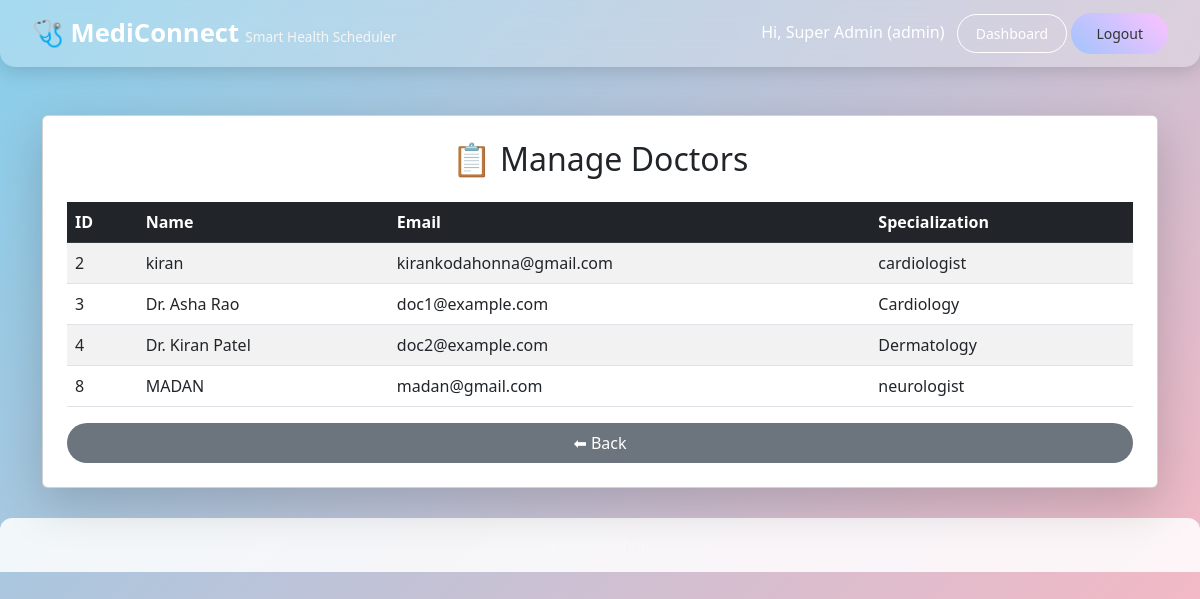
Screenshot of /admin/manage/doctor (signed in) with the database file from the repository.
### app.py (models this page shows, shortened)
class User(UserMixin, db.Model):
    id = db.Column(db.Integer, primary_key=True)
    name = db.Column(db.String(120), nullable=False)
    email = db.Column(db.String(120), unique=True, nullable=False, index=True)
    password_hash = db.Column(db.String(255), nullable=False)
    role = db.Column(db.String(20), nullable=False, default="patient")  # patient/doctor
    specialization = db.Column(db.String(120), nullable=True)  # only for doctors
    appointments_as_patient = db.relationship(
        "Appointment", back_populates="patient", foreign_keys="Appointment.patient_id"
    )
    appointments_as_doctor = db.relationship(
        "Appointment", back_populates="doctor", foreign_keys="Appointment.doctor_id"
    )

### app.py (the view)
@app.route("/admin/manage/<user_type>")
@login_required
@require_role("admin")
def admin_manage(user_type):
    if user_type == "doctor":
        users = User.query.filter_by(role="doctor").all()
    elif user_type == "patient":
        users = User.query.filter_by(role="patient").all()
    else:
        abort(400)
    return render_template("admin_manage.html", users=users, user_type=user_type)

### app.py (called while the page is built)
@login_manager.user_loader
def load_user(user_id):
    return User.query.get(int(user_id))

def require_role(role):
    from functools import wraps
    def wrapper(fn):
        @wraps(fn)
        def inner(*args, **kwargs):
            if not current_user.is_authenticated:
                return login_manager.unauthorized()
            if current_user.role != role:
                abort(403)
            return fn(*args, **kwargs)
        return inner
    return wrapper

### templates/admin_manage.html
{% extends 'base.html' %}
{% block content %}
<div class="container mt-5">
    <div class="card shadow-lg p-4">
        <h2 class="text-center mb-4">📋 Manage {{ user_type|capitalize }}s</h2>
        <table class="table table-striped table-hover">
            <thead class="table-dark">
                <tr>
                    <th>ID</th>
                    <th>Name</th>
                    <th>Email</th>
                    {% if user_type == 'doctor' %}
                        <th>Specialization</th>
                    {% endif %}
                </tr>
            </thead>
            <tbody>
                {% for user in users %}
                <tr>
                    <td>{{ user.id }}</td>
                    <td>{{ user.name }}</td>
                    <td>{{ user.email }}</td>
                    {% if user_type == 'doctor' %}
                        <td>{{ user.specialization or 'N/A' }}</td>
                    {% endif %}
                </tr>
                {% else %}
                <tr>
                    <td colspan="4" class="text-center text-muted">
                        No {{ user_type }}s found
                    </td>
                </tr>
                {% endfor %}
            </tbody>
        </table>
        <a href="{{ url_for('admin_dashboard') }}" class="btn btn-secondary">⬅ Back</a>
    </div>
</div>
{% endblock %}

### templates/base.html (shortened to what this page needs)
<!doctype html>
<html lang="en">
<head>
  <link href="https://cdn.jsdelivr.net/npm/bootstrap@5.3.0/dist/css/bootstrap.min.css" rel="stylesheet">
  <link rel="stylesheet" href="{{ url_for('static', filename='styles.css') }}">
</head>
<body>
  <nav class="navbar custom-navbar">
    <div class="brand">
      <a href="{{ url_for('index') }}">🩺 MediConnect</a>
      <small class="tagline">Smart Health Scheduler</small>
    </div>
    <div>
      {% if current_user.is_authenticated %}
        <span class="me-2">Hi, {{ current_user.name }} ({{ current_user.role }})</span>
        <a class="btn outline btn-sm" href="{{ url_for('dashboard') }}">Dashboard</a>
        <a class="btn primary btn-sm" href="{{ url_for('logout') }}">Logout</a>
      {% endif %}
    </div>
  </nav>
  <div class="page-wrapper">
    {% block content %}{% endblock %}
  </div>
  <footer class="text-center text-light py-3">
  </footer>
</body>
</html>

### static/styles.css (style rules this page uses)
body { margin: 0; min-height: 100vh; background: linear-gradient(135deg, #87CEEB, #FFB6C1); background-attachment: fixed; background-repeat: no-repeat; background-size: cover; font-family: 'Segoe UI', Tahoma, Geneva, Verdana, sans-serif; color: #333; }
.navbar, .custom-navbar { display: flex; justify-content: space-between; align-items: center; padding: 0.8rem 2rem; color: white; box-shadow: 0 2px 10px rgba(0,0,0,0.2); }
.navbar { background: linear-gradient(90deg, #007bff, #00c6ff); }
.custom-navbar { background: rgba(255, 255, 255, 0.25); backdrop-filter: blur(12px); border-radius: 0 0 15px 15px; box-shadow: 0 4px 20px rgba(0,0,0,0.15); }
.navbar .brand a, .custom-navbar .brand a { font-weight: bold; font-size: 1.5rem; color: white; text-decoration: none; }
.custom-navbar .brand a { font-size: 1.6rem; }
.custom-navbar .tagline { font-size: 0.85rem; color: #f5f5f5; font-weight: 300; margin-left: 2px; }
.btn { border: none; border-radius: 25px; padding: 8px 18px; font-weight: 500; cursor: pointer; transition: all 0.3s ease; }
.btn.outline { background: none; border: 1px solid white; color: white; }
.btn.primary, .btn.gradient-btn { background: linear-gradient(45deg, #a1c4fd, #fcc2ff); color: #333; border: none; border-radius: 30px; padding: 10px 25px; }
footer { text-align: center; padding: 15px; background: rgba(255, 255, 255, 0.85); margin-top: 30px; border-radius: 12px 12px 0 0; font-size: 0.9rem; color: #444; }

### rows the page displays
User: name "Super Admin", role "admin"
User: id "2", name "kiran", email "kirankodahonna@gmail.com", specialization "cardiologist"
User: id "3", name "Dr. Asha Rao", email "doc1@example.com", specialization "Cardiology"
User: id "4", name "Dr. Kiran Patel", email "doc2@example.com", specialization "Dermatology"
User: id "8", name "MADAN", email "madan@gmail.com", specialization "neurologist"

### other values shown
{{ user_type|capitalize }} "Doctor"
